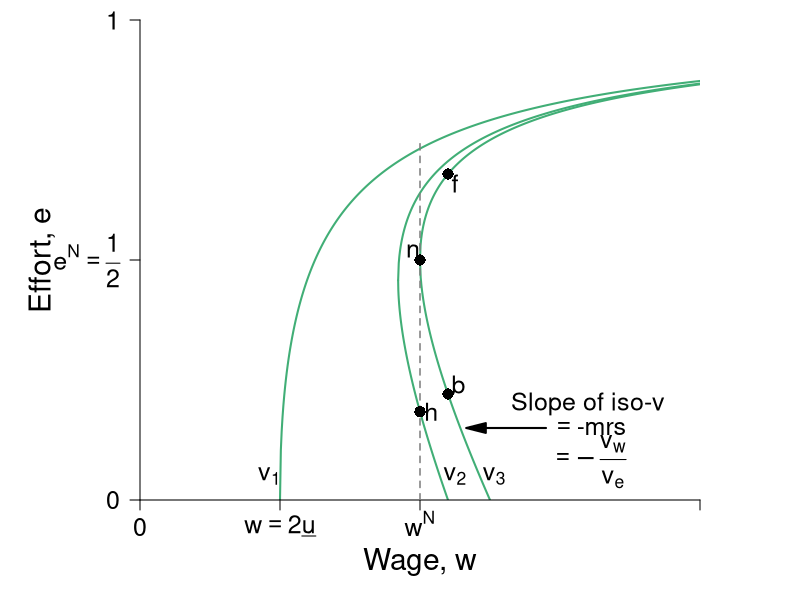

The R script that drew this image:
require(shape)
pdf(file = "employment/employment_brf_pc_leftpanel.pdf", width = 9, height = 7)

#Set parameters for graphics
axislabelsize <- 1.8
labelsize <- 1.5
namesize <- 1.8
annotatesize <- 1.5
graphlinewidth <- 2
segmentlinewidth <- 1.5

COL <- c("#7fc97f", "#beaed4", "#fdc086", "#ffff99", "#386cb0", "#f0027f", "#bf5b17", "#666666")
COLA <- c("#e0f3db", "#99d8c9","#66c2a4","#41ae76", "#238b45", "#005824")
COLB <- c("#c6dbef", "#4eb3d3", "#2b8cbe", "#0868ac","#084081")
COLC <- c("#fcfbfd", "#efedf5", "#dadaeb", "#bcbddc", "#9e9ac8", "#807dba", "#6a51a3", "#54278f", "#3f007d")
grays <- gray.colors(25, start = 1, end = 0)

#The equation is below when v = 0. See Wolfram Alpha output. 
isov <- function(w, delta = 5) {
}

isovhigh1 <- function(w, delta = 5, v = 5){
  (sqrt(w^2 - 4 * delta * v) - w + 2*v)/( 2 * v )
}

isovlow1 <- function(w, delta = 5, v = 5){
  (-sqrt(w^2 - 4 * delta * v) - w + 2*v)/( 2 * v )
}

isovhigh2 <- function(w, delta = 5, v = 10){
  (sqrt(w^2 - 4 * delta * v) - w + 2*v)/( 2 * v )
}

isovlow2 <- function(w, delta = 5, v = 10){
  (-sqrt(w^2 - 4 * delta * v) - w + 2*v)/( 2 * v )
}

isovhigh3 <- function(w, delta = 5, v = 15){
  (sqrt(w^2 - 4 * delta * v) - w + 2*v)/( 2 * v )
}

isovlow3 <- function(w, delta = 5, v = 15){
  (-sqrt(w^2 - 4 * delta * v) - w + 2*v)/( 2 * v )
}


isovhigh4 <- function(p, delta = 5, v = 15){
  (sqrt(p^2 - 4 * delta * v) - p + 2*v)/( 2 * v )
}

isovlow4 <- function(p, delta = 5, v = 15){
  (-sqrt(p^2 - 4 * delta * v) - p + 2*v)/( 2 * v )
}

brfFn <- function(w, delta = 5) {
  1 - (2*delta) /w
}

#This is evaluated for p = 12; q = 12/(8*sqrt(12^2 - 4*delta1*v1)) - 1/8 for the slope
#At p = 12; q = (-sqrt(12^2 - 4*v1*delta1) - 12 + 2*v1)/(2*v1) = 0.799
tangencyLine <- function(w){
  (w*(0.05))
}



COL <- c("#f7fcf5", "#e5f5e0", "#c7e9c0", "#a1d99b", "#74c476", "#41ab5d", "#238b45", "#005a32")
grays <- gray.colors(25, start = 1, end = 0)
par(mar =  c(5, 7, 1, 5))
xlims <- c(0, 40)
ylims <- c(0, 1)

plot(0, 0, xlim = xlims, ylim = ylims, type = "n",
     xlab = expression(paste("Wage, ", w)),
     ylab = expression(paste("")),
     xaxt = "n", 
     yaxt = "n", 
     cex.lab = axislabelsize, 
     lwd = 3,
     bty = "n", 
     xaxs="i", 
     yaxs="i")


npts <- 500 
npts2 <- 501
#Specify the sequences of points for graphing. 
xx0 <- seq(5, xlims[2], length.out = npts)
xx1 <- seq(10, xlims[2], length.out = npts)
xx2 <- seq(5, 15, length.out = npts)
xx3 <- seq(10, xlims[2], length.out = npts2)
xx4 <- seq(xlims[1], 10, length.out = npts2)
#For below, I solved sqrt(p^2 - 200) - p + 200/p = 0, getting p = 10*sqrt(2) = 14.14214
xx5 <- seq( 18.43909, xlims[2], length.out = npts2)
xx6 <- seq( 18.43909, 25, length.out = npts2)
xx7 <- seq(20, xlims[2], length.out = npts2)
xx8 <- seq(xlims[1], 25, length.out = npts2)

text(-7,0.5*ylims[2], expression(paste("Effort, ", e)), xpd = TRUE, cex = axislabelsize, srt = 90) 


#Draw the lines for the graphs
#lines(xx0, isov(xx0, delta = 5), col = COL[3], lwd = graphlinewidth)
#lines(xx1, brfFn(xx1), col = "#beaed4", lwd = graphlinewidth)
#lines(xx2, tangencyLine(xx2), col = "darkgrey", lwd = 3, lty = 2)
lines(xx3, isovhigh1(xx3, v = 5, delta = 5), col = COLA[4], lwd = graphlinewidth)
lines(xx4, isovlow1(xx4, v = 5, delta = 5), col = COLA[4], lwd = graphlinewidth)
lines(xx5, isovhigh2(xx5, v = 17, delta = 5), col = COLA[4], lwd = graphlinewidth)
lines(xx6, isovlow2(xx6, v = 17, delta = 5), col = COLA[4], lwd = graphlinewidth)
lines(xx7, isovhigh3(xx7, v = 20, delta = 5), col = COLA[4], lwd = graphlinewidth)
lines(xx8, isovlow3(xx8, v = 20, delta = 5), col = COLA[4], lwd = graphlinewidth)

#Customize ticks and labels for the plot
ticksy <- c(0, NA, 0.5, 1)
#ylabels <- c(0, expression(paste(frac(1,2))), 1)
ylabels <- c(0, NA, expression(paste(e^N == frac(1,2))), 1)
ticksx <- c(0, 10, NA, 20, 40)
xlabels <- c(0, expression(paste(w == 2, underline(u))), NA, expression(paste(w^N)) , NA)
#ticksx <- c(0, 10, 18.4, 20, 40)
#xlabels <- c(0, expression(paste(w == 2, underline(u))), expression(paste(w^g)), expression(paste(w^N)) , NA)
axis(1, at = ticksx, pos = 0, labels = xlabels, cex.axis = labelsize)
axis(2, at = ticksy, pos = 0, labels = ylabels, las = 1,cex.axis = labelsize)

#Annotation of the three graphs and the NE
text(9.25, 0.05, expression(paste(v[1])),cex = labelsize, xpd = TRUE)
text(22.5, 0.05, expression(paste(v[2])),cex = labelsize, xpd = TRUE)
text(25.3, 0.05, expression(paste(v[3])),cex = labelsize, xpd = TRUE)
#text(37.5, 0.66, expression(paste("Employee's ICC, or")),cex = labelsize,xpd = TRUE)
#text(37.5, 0.61, expression(paste("Best-response function")),cex = labelsize,xpd = TRUE)
#text(37.5, 0.56, expression(paste(e(w))),cex = labelsize,xpd = TRUE)

#Lines for the coordinates of the Nash equilbrium
#segments(5, 0, 5, 1, lty = 2, col = "darkgray", lwd = 3)
#segments(10, 0, 10, 0.2, lty = 2, col = grays[20], lwd = segmentlinewidth)
segments(20, 0, 20, 0.75, lty = 2, col = grays[20], lwd = segmentlinewidth)
#segments(0, 0.5, 20, 0.5, lty = 2, col = grays[20], lwd = segmentlinewidth)
#segments(14.14214, 0.15, 14.14214, 0.45, lty = 2, col = "darkgray", lwd = 3)
text(19.5, 0.52, expression(n), cex = labelsize)
#text(27, 0.48, expression(paste("Incomplete contract")), cex = labelsize)
#text(27, 0.43, expression(paste("Nash equilibrium")), cex = labelsize)


#Arrows and slope of iso-v label
Arrows(29, 0.15, 24, 0.15,  col = "black", lty = 1, lwd = 2, arr.type = "triangle")
text(32, 0.2, expression(paste("Slope of iso-v")), cex = labelsize)
text(32.3, 0.15, expression(paste(phantom() == "-mrs ")), cex = labelsize)
text(32, 0.08, expression(paste(phantom() == -frac(v[w], v[e]))),cex = labelsize)



#Add a point for the NE
points(20, 0.5, pch = 16, col = "black", cex = 1.5)


#segments(18.4, 0, 18.4, 0.75, lty = 2, col = grays[20], lwd = segmentlinewidth)
#segments(0, brfFn(w = 18.4), 18.4, brfFn(w = 18.4), lty = 2, col = grays[20], lwd = segmentlinewidth)
#points(18.4, brfFn(w = 18.4), pch = 16, col = "black", cex = 1.5)
#text(17.5, brfFn(18.4) + 0.02, expression(g), cex = labelsize)



#Add a point for h
#Figure out q for p = 14.14214: q = 1 - 2delta/p = 1 - (2*5)/14.14214 =  0.2928934
points(20, 0.1839422, pch = 16, col = "black", cex = 1.5)
text(20.8, 0.1839422, expression(h), cex = labelsize)

points(22, isovhigh3(22, v = 20, delta = 5), pch = 16, col = "black", cex = 1.5)
text(22 + 0.5, isovhigh3(22, v = 20, delta = 5) - 0.02, expression(f),cex = labelsize)
points(22, isovlow3(22, v = 20, delta = 5), pch = 16, col = "black", cex = 1.5)
text(22 + 0.75, isovlow3(22, v = 20, delta = 5) + 0.02, expression(b),cex = labelsize)


dev.off()
